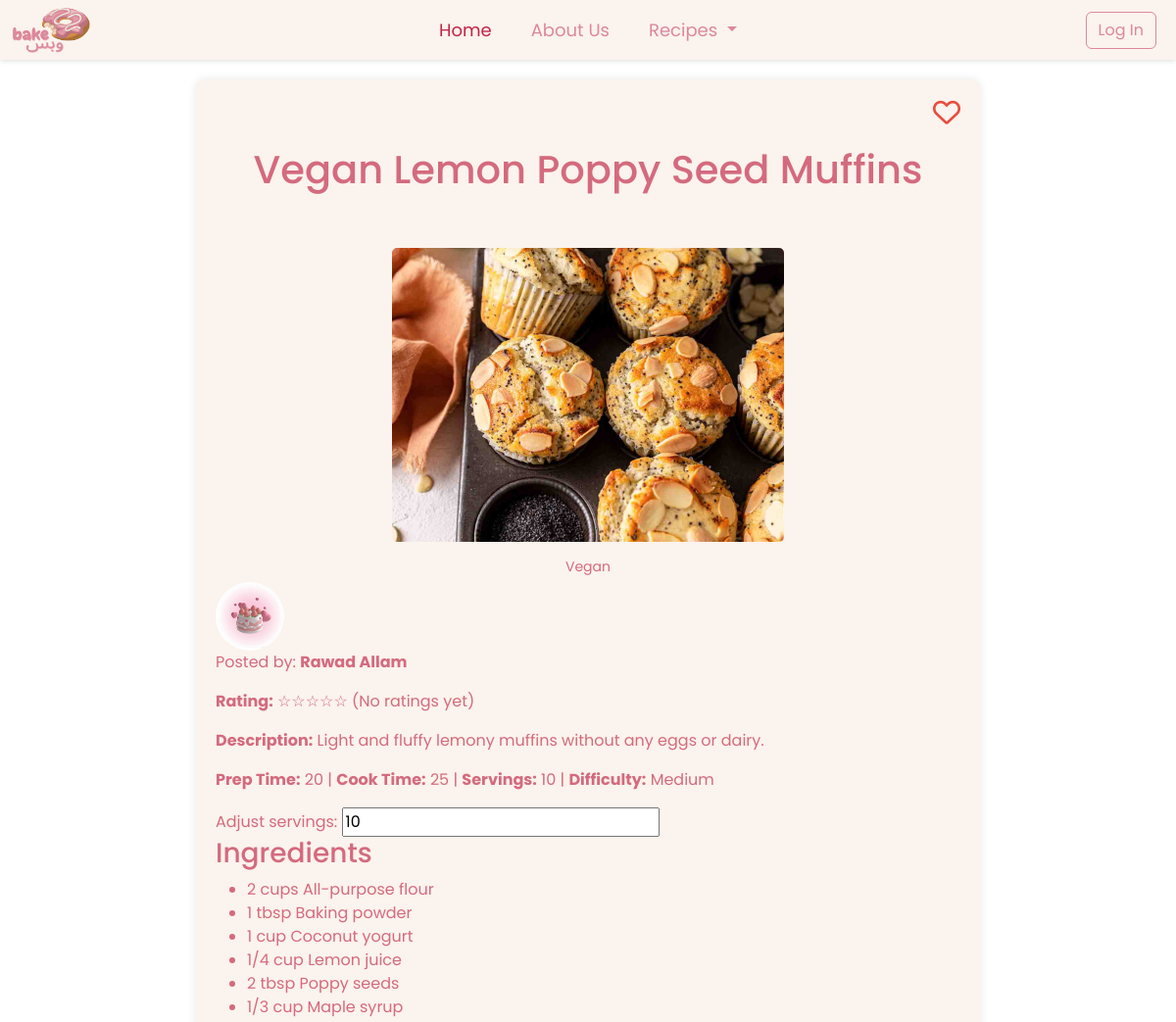
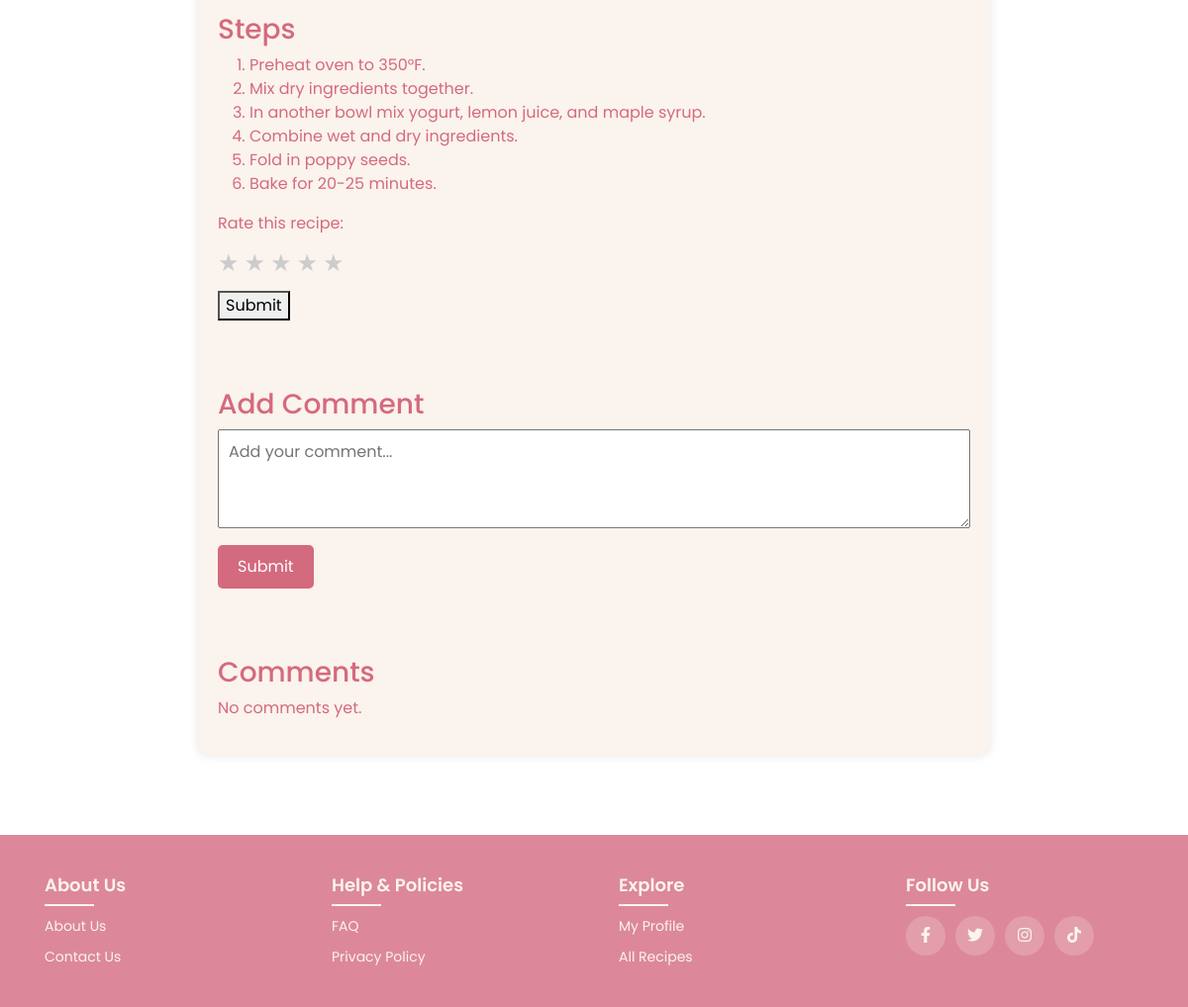
/individual-recipes.php?id=136, run on the app's committed database (2 pictures, top to bottom).
### tables this page shows
CREATE TABLE `recipe` (
  `id` int(11) NOT NULL,
  `name` varchar(255) NOT NULL,
  `description` text DEFAULT NULL,
  `category` varchar(100) NOT NULL,
  `prep_time` int(11) DEFAULT NULL,
  `cook_time` int(11) DEFAULT NULL,
  `servings` int(11) DEFAULT NULL,
  `difficulty` enum('Easy','Medium','Hard') NOT NULL DEFAULT 'Easy',
  `image` varchar(255) DEFAULT NULL,
  `ingredients` text DEFAULT NULL,
  `steps` text DEFAULT NULL,
  `user` varchar(255) DEFAULT NULL,
  `created_at` timestamp NOT NULL DEFAULT current_timestamp(),
  `user_id` int(11) NOT NULL
);

CREATE TABLE `users` (
  `user_id` int(11) NOT NULL,
  `username` varchar(50) NOT NULL,
  `email` varchar(100) NOT NULL,
  `password_hash` varchar(255) NOT NULL,
  `profile_picture` varchar(255) DEFAULT 'images/default.png',
  `bio` varchar(270) DEFAULT 'No bio yet',
  `hobbies` varchar(150) DEFAULT 'Still looking for new hobbies...',
  `Userrole` varchar(8) DEFAULT 'Baker'
);

### individual-recipes.php (the view, shortened to what this page needs)
<?php
    include 'individualrecipe.php';
    $isLoggedIn = isset($_SESSION['user_id']);
    $user_id = $_SESSION['user_id'];
    $recipe_id = $_GET['id'];
    $query = "SELECT * FROM recipe WHERE id = :id";
    $stmt = $con->prepare($query);
    $stmt->bindParam(':id', $recipe_id, PDO::PARAM_INT);
    $stmt->execute();
    $recipe = $stmt->fetch(PDO::FETCH_ASSOC);
    $userQuery = $con->prepare("SELECT username, profile_picture FROM users WHERE user_id = ?");
    $userQuery->execute([$recipe['user_id']]);
    $userInfo = $userQuery->fetch();
    $ingredients = json_decode($recipe['ingredients'], true);
    $steps = json_decode($recipe['steps'], true);
    $ratingQuery = $con->prepare("SELECT AVG(rating) AS avg_rating FROM reviews WHERE recipe_id = ?");
    $ratingQuery->execute([$recipe_id]);
    $ratingResult = $ratingQuery->fetch();
    function checkIfFavorited($user_id, $recipe_id, $con) {
        $stmt = $con->prepare("SELECT * FROM favorites WHERE user_id = :user_id AND recipe_id = :recipe_id");
        $stmt->bindParam(':user_id', $user_id, PDO::PARAM_INT);
        $stmt->bindParam(':recipe_id', $recipe_id, PDO::PARAM_INT);
        $stmt->execute();
        return $stmt->rowCount() > 0;
    }
    $isFavorited = checkIfFavorited($user_id, $recipe_id, $con);
?>
<!DOCTYPE html>
<html lang="en">
<head>
    <link href="https://cdn.jsdelivr.net/npm/bootstrap@5.3.2/dist/css/bootstrap.min.css" rel="stylesheet">
    <link rel="stylesheet" href="https://cdnjs.cloudflare.com/ajax/libs/font-awesome/6.0.0/css/all.min.css">
</head>
<body>
    <nav class="navbar custom-navbar sticky-top">
        <div class="container-fluid">
            <a class="navbar-brand" href="#">
                <img src="images/final.png" alt="Website Logo" width="80" height="50" class="d-inline-block align-text-top">
            </a>
            <ul class="navbar-nav d-flex flex-row">
                <li class="nav-item me-3">
                    <a class="nav-link active" aria-current="page" href="index.php">Home</a>
                </li>
                <li class="nav-item me-3">
                    <a class="nav-link" href="about us.php">About Us</a>
                </li>
                <li class="nav-item dropdown me-3">
                    <a class="nav-link dropdown-toggle" href="#" role="button" data-bs-toggle="dropdown" aria-expanded="false">
                        Recipes
                    </a>
                </li>
            </ul>
            <div class="d-flex">
                <?php if (!$isLoggedIn): ?>
                    <button class="btn btn-outline-danger me-2" onclick="window.location.href='login.php'">Log In</button>
                <?php endif; ?>
            </div>
        </div>
    </nav>
    <div class="container">
        <i class="<?php echo $isFavorited ? 'fa-solid' : 'fa-regular'; ?> fa-heart favorite-heart" id="favoriteHeart" onclick="toggleFavorite(<?php echo $user_id; ?>, <?php echo $recipe_id; ?>)"></i>
        <br></br>
        <div class="recipe-header">
            <h1><?= htmlspecialchars($recipe['name'] ?? 'No Name Available') ?></h1>
            <br></br>
            <img src="images/<?= htmlspecialchars($recipe['image'] ?? 'default.jpg') ?>" alt="Recipe Image" class="recipe-img" style="width: 400px; height: 300px; object-fit: cover;">
            <div class="categories">
                <?php
                $categories = explode(',', $recipe['category'] ?? '');
                $categories = array_unique($categories);
                foreach ($categories as $category) {
                    echo '<div class="category">' . htmlspecialchars(trim($category)) . '</div>';
                }
                ?>
            </div>
        </div>
        <div class="user-info">
            <img src="<?= htmlspecialchars($userInfo['profile_picture'] ?? 'default.png') ?>" alt="User Picture" class="user-pic">
            <p>Posted by: <strong><?= htmlspecialchars($userInfo['username'] ?? 'Unknown User') ?></strong></p>
        </div>
        <?php
            $averageRating = $ratingResult['avg_rating'];
            echo '<p><strong>Rating:</strong> ';
            if ($averageRating) {
                $roundedRating = round($averageRating);
                for ($i = 1; $i <= 5; $i++) {
                    echo ($i <= $roundedRating) ? '★' : '☆';
                }
                echo " (" . number_format($averageRating, 1) . " / 5)";
            } else {
                echo str_repeat('☆', 5);
                echo " (No ratings yet)";
            }
            echo '</p>';
        ?>
        <p><strong>Description:</strong> <?= htmlspecialchars($recipe['description']) ?></p>
        <p><strong>Prep Time:</strong> <?= htmlspecialchars($recipe['prep_time']) ?> | <strong>Cook Time:</strong>  <?= htmlspecialchars($recipe['cook_time']) ?> | <strong>Servings:</strong> <?= htmlspecialchars($recipe['servings']) ?> | <strong>Difficulty:</strong> <?= htmlspecialchars($recipe['difficulty']) ?></p>
        <div class="serving-calculator">
            <label for="servingInput">Adjust servings:</label>
            <input type="number" id="servingInput" value=<?= htmlspecialchars($recipe['servings']) ?> min="1" onchange="adjustIngredients()">
        </div>
        <h3>Ingredients</h3>
        <ul id="ingredients-list">
            <?php
            foreach ($ingredients as $ingredient) {
                echo "<li id=\"ingredient-" . htmlspecialchars($ingredient['ingredient']) . "\" data-quantity=\"" . htmlspecialchars($ingredient['quantity']) . "\">" . htmlspecialchars($ingredient['quantity']) . " " . htmlspecialchars($ingredient['ingredient']) . "</li>";
            }
            ?>
        </ul>
        <h3>Steps</h3>
        <ol id="steps-list">
            <?php
            foreach ($steps as $step) {
                echo "<li>" . htmlspecialchars($step) . "</li>";
            }
            ?>
        </ol>
        <div class="user-rating">
                    <form method="post" action="">
                        <label for="rating">Rate this recipe:</label>
                        <div class="star-rating">
                            <?php for ($i = 1; $i <= 5; $i++): ?>
                                <span class="star" data-value="<?= $i ?>" onclick="setRating(<?= $i ?>)">
                                    ★
                                </span>
                            <?php endfor; ?>
                        </div>
                        <button type="submit" name="submit_rating">Submit</button>
                    </form>
                </div>
                <div class="discussion-section">
                <br></br>
                <h3>Add Comment</h3>
                <form method="POST" action="individual-recipes.php?id=<?php echo $recipe_id; ?>" style="margin-bottom: 20px;">
                    <textarea name="comment" placeholder="Add your comment..." required
                        style="width: 100%; height: 100px; padding: 10px; font-size: 16px; resize: vertical;"></textarea>
                    <button type="submit"
                        style="margin-top: 10px; padding: 10px 20px; font-size: 16px; display: block;">Submit</button>
                </form>
                <br></br>
                <h3>Comments</h3>
                <div id="commentsList">
                    <?php
                    $hasComments = false;
                    if (!$hasComments) {
                        echo '<p>No comments yet.</p>';
                    }
                    ?>
                </div>
            </div>
        </div>
</body>
    <footer class="footer">
        <div class="container">
            <div class="row">
                <div class="footer-col">
                    <h4>About Us</h4>
                    <ul>
                        <li><a href="about us.php">About us</a></li>
                        <li><a href="contactUs.php">Contact us</a></li>
                    </ul>
                </div>
                <div class="footer-col">
                    <h4>Help & Policies</h4>
                    <ul>
                        <li><a href="#faqpage.php">FAQ</a></li>
                        <li><a href="privacy.php">Privacy Policy</a></li>
                    </ul>
                </div>
                <div class="footer-col">
                    <h4>Explore</h4>
                    <ul>
                        <li><a href="profile page.php">My Profile</a></li>
                        <li><a href="recipes.php">All Recipes</a></li>
                    </ul>
                </div>
                <div class="footer-col">
                    <h4>Follow Us</h4>
                    <div class="social-links">
                        <a href="#"><i class="fab fa-facebook-f"></i></a>
                        <a href="#"><i class="fab fa-twitter"></i></a>
                        <a href="#"><i class="fab fa-instagram"></i></a>
                        <a href="#"><i class="fab fa-tiktok"></i></a>
                    </div>
                </div>
            </div>
        </div>
    </footer>
</html>

### individual-recipes.php (style rules this page uses)
body { background-image: url('https://i.pinimg.com/736x/ec/88/01/ec88011e4d940a6fbfde37d59b58b85b.jpg'); background-size: cover; font-family: 'Poppins', sans-serif; color: #d46a7e; margin: 0; padding: 0; }
.container { background: #fbf3ed; padding: 20px; border-radius: 10px; max-width: 800px; margin: 20px auto; box-shadow: 0 0 10px rgba(0, 0, 0, 0.1); position: relative; }
.custom-navbar { font-family: 'Poppins', sans-serif; font-size: 20px; background-color: #fbf3ed !important; box-shadow: 0 2px 4px rgba(0, 0, 0, 0.1); z-index: 1000; padding: 0; }
.custom-navbar.sticky-top { position: sticky; top: 0; }
.custom-navbar .navbar-nav .nav-link { color: #dc889a !important; font-size: 18px; padding: 8px 12px; transition: color 0.3s ease; }
.custom-navbar .navbar-nav .nav-link.active, .custom-navbar .navbar-nav .nav-link:hover { color: #c42348 !important; }
.custom-navbar .navbar-brand { color: #dc889a !important; font-size: 18px; margin-left: 0; }
.btn-outline-danger { border-color: #dc889a; color: #dc889a; transition: all 0.3s ease; }
.recipe-header { text-align: center; }
.recipe-img { width: 30%; border-radius: 5px; }
.categories { text-align: center; margin-top: 10px; display: flex; flex-wrap: wrap; gap: 10px; justify-content: center; }
.category { background: #fbf3ed; padding: 5px 10px; border-radius: 5px; font-size: 14px; }
.favorite-heart { font-size: 28px; color: #e74c3c; cursor: pointer; transition: color 0.3s; position: absolute; top: 20px; right: 20px; }
.rating-section, .discussion-section { margin-top: 20px; }
.star-rating { display: flex; gap: 5px; margin: 10px 0; }
.star { cursor: pointer; font-size: 24px; color: #ccc; }
.discussion-section button { padding: 10px 20px; background: #d46a7e; color: #fff; border: none; border-radius: 5px; cursor: pointer; }
.user-info img { width: 70px; height: 70px; border-radius: 50%; object-fit: cover; }
.footer { background-color: #dc889a; padding: 40px 0; font-family: 'Poppins', sans-serif; margin-top: 80px; color: #fbf3ed; }
.footer .container { background-color: #dc889a; max-width: 1170px; margin: auto; padding: 0 15px; box-shadow: none; border: none; }
.footer .row { display: flex; flex-wrap: wrap; justify-content: space-between; gap: 20px; margin: 0; padding: 0; }
.footer-col { flex: 1; min-width: 200px; padding: 0 15px; }
.footer-col h4 { font-size: 18px; color: #fbf3ed; text-transform: capitalize; margin-bottom: 20px; font-weight: 600; position: relative; }
.footer-col h4::before { content: ''; position: absolute; left: 0; bottom: -10px; background-color: #fbf3ed; height: 2px; box-sizing: border-box; width: 50px; }
.footer-col ul { list-style: none; padding-left: 0; margin: 0; }
.footer-col ul li:not(:last-child) { margin-bottom: 10px; }
.footer-col ul li a { font-size: 14px; text-transform: capitalize; color: #fbf3ed; text-decoration: none; font-weight: 400; display: block; transition: all 0.3s ease; }
.footer-col .social-links { display: flex; gap: 10px; }
.footer-col .social-links a { display: inline-block; height: 40px; width: 40px; background-color: rgba(251, 243, 237, 0.2); text-align: center; line-height: 40px; border-radius: 50%; color: #fbf3ed; transition: all 0.5s ease; }

### data on the page
recipe: name "Vegan Lemon Poppy Seed Muffins", image (picture), category "Vegan", description "Light and fluffy lemony muffins without any eggs or dairy.", prep_time "20", cook_time "25", servings "10", difficulty "Medium", steps "Preheat oven to 350°F.", steps "Mix dry ingredients together.", steps "In another bowl mix yogurt, lemon juice, and maple syrup.", steps "Combine wet and dry ingredients.", steps "Fold in poppy seeds.", steps "Bake for 20-25 minutes."
users: profile_picture (placeholder picture), username "Rawad Allam"

### other printed values
str_repeat('☆', 5) "☆☆☆☆☆"
$ingredient['quantity'] "2 cups"
$ingredient['ingredient'] "All-purpose flour"
$ingredient['quantity'] "1 tbsp"
$ingredient['ingredient'] "Baking powder"
$ingredient['quantity'] "1 cup"
$ingredient['ingredient'] "Coconut yogurt"
$ingredient['quantity'] "1/4 cup"
$ingredient['ingredient'] "Lemon juice"
$ingredient['quantity'] "2 tbsp"
$ingredient['ingredient'] "Poppy seeds"
$ingredient['quantity'] "1/3 cup"
$ingredient['ingredient'] "Maple syrup"
